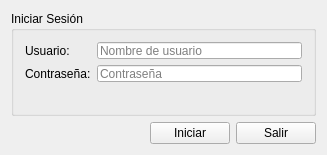
<?xml version="1.0" encoding="UTF-8"?>
<ui version="4.0">
 <class>UserLogIn</class>
 <widget class="QMainWindow" name="UserLogIn">
  <property name="geometry">
   <rect>
    <x>0</x>
    <y>0</y>
    <width>327</width>
    <height>155</height>
   </rect>
  </property>
  <property name="minimumSize">
   <size>
    <width>327</width>
    <height>155</height>
   </size>
  </property>
  <property name="maximumSize">
   <size>
    <width>327</width>
    <height>155</height>
   </size>
  </property>
  <property name="windowTitle">
   <string>Iniciar Sesión</string>
  </property>
  <widget class="QWidget" name="centralWidget">
   <layout class="QGridLayout" name="gridLayout">
    <item row="2" column="3">
     <widget class="QPushButton" name="Cancel">
      <property name="text">
       <string>Salir</string>
      </property>
      <property name="icon">
       <iconset resource="source.qrc">
        <normaloff>:/Icons/resources/iconos/iconmonstr-log-out-9-48.ico</normaloff>:/Icons/resources/iconos/iconmonstr-log-out-9-48.ico</iconset>
      </property>
      <property name="autoDefault">
       <bool>true</bool>
      </property>
     </widget>
    </item>
    <item row="2" column="2">
     <widget class="QPushButton" name="LogIn">
      <property name="text">
       <string>Iniciar</string>
      </property>
      <property name="icon">
       <iconset resource="source.qrc">
        <normaloff>:/Icons/resources/iconos/Login-Arrow-48.ico</normaloff>:/Icons/resources/iconos/Login-Arrow-48.ico</iconset>
      </property>
      <property name="autoDefault">
       <bool>true</bool>
      </property>
     </widget>
    </item>
    <item row="2" column="1">
     <spacer name="horizontalSpacer">
      <property name="orientation">
       <enum>Qt::Horizontal</enum>
      </property>
      <property name="sizeHint" stdset="0">
       <size>
        <width>40</width>
        <height>20</height>
       </size>
      </property>
     </spacer>
    </item>
    <item row="1" column="0" colspan="4">
     <widget class="QGroupBox" name="groupBox">
      <property name="title">
       <string>Iniciar Sesión</string>
      </property>
      <layout class="QFormLayout" name="formLayout">
       <item row="0" column="0">
        <widget class="QLabel" name="label">
         <property name="text">
          <string>Usuario:</string>
         </property>
        </widget>
       </item>
       <item row="1" column="0">
        <widget class="QLabel" name="label_2">
         <property name="text">
          <string>Contraseña:</string>
         </property>
        </widget>
       </item>
       <item row="0" column="1">
        <widget class="QLineEdit" name="UserEdit">
         <property name="placeholderText">
          <string>Nombre de usuario</string>
         </property>
        </widget>
       </item>
       <item row="1" column="1">
        <widget class="QLineEdit" name="PassEdit">
         <property name="echoMode">
          <enum>QLineEdit::Password</enum>
         </property>
         <property name="placeholderText">
          <string>Contraseña</string>
         </property>
        </widget>
       </item>
       <item row="2" column="0" colspan="2">
        <widget class="QLabel" name="Control">
         <property name="text">
          <string/>
         </property>
        </widget>
       </item>
      </layout>
     </widget>
    </item>
   </layout>
  </widget>
 </widget>
 <layoutdefault spacing="6" margin="11"/>
 <tabstops>
  <tabstop>UserEdit</tabstop>
  <tabstop>PassEdit</tabstop>
  <tabstop>LogIn</tabstop>
  <tabstop>Cancel</tabstop>
 </tabstops>
 <resources>
  <include location="source.qrc"/>
 </resources>
 <connections>
  <connection>
   <sender>Cancel</sender>
   <signal>clicked()</signal>
   <receiver>UserLogIn</receiver>
   <slot>close()</slot>
   <hints>
    <hint type="sourcelabel">
     <x>280</x>
     <y>142</y>
    </hint>
    <hint type="destinationlabel">
     <x>61</x>
     <y>105</y>
    </hint>
   </hints>
  </connection>
  <connection>
   <sender>UserEdit</sender>
   <signal>returnPressed()</signal>
   <receiver>PassEdit</receiver>
   <slot>setFocus()</slot>
   <hints>
    <hint type="sourcelabel">
     <x>198</x>
     <y>51</y>
    </hint>
    <hint type="destinationlabel">
     <x>198</x>
     <y>78</y>
    </hint>
   </hints>
  </connection>
  <connection>
   <sender>PassEdit</sender>
   <signal>returnPressed()</signal>
   <receiver>LogIn</receiver>
   <slot>setFocus()</slot>
   <hints>
    <hint type="sourcelabel">
     <x>158</x>
     <y>78</y>
    </hint>
    <hint type="destinationlabel">
     <x>177</x>
     <y>132</y>
    </hint>
   </hints>
  </connection>
  <connection>
   <sender>PassEdit</sender>
   <signal>returnPressed()</signal>
   <receiver>LogIn</receiver>
   <slot>animateClick()</slot>
   <hints>
    <hint type="sourcelabel">
     <x>148</x>
     <y>82</y>
    </hint>
    <hint type="destinationlabel">
     <x>163</x>
     <y>137</y>
    </hint>
   </hints>
  </connection>
 </connections>
</ui>
